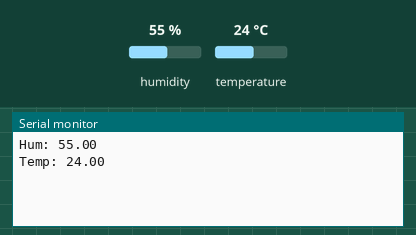
This sketch was run on a simulated ESP8266 (NodeMCU). Parts: the last lines printed to the serial monitor. The inputs (shaded band) are chosen by the test bench; at power-on: humidity 55 %, temperature 24 °C.

Above: at 2.7 s.
2.8 s: humidity set to 22 %
At 5.0 s:
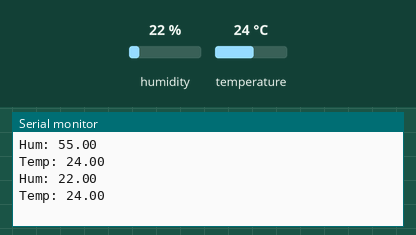
5.3 s: temperature set to 12 °C
At 7.5 s:
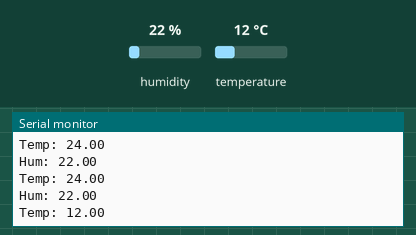
7.8 s: humidity set to 40 %
At 9.9 s:
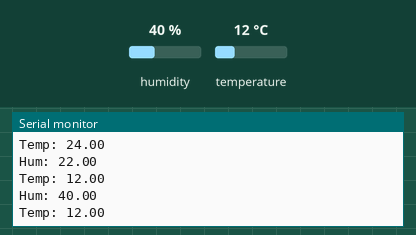
Timing chart, 0 to 11.4 s (numbered marks = the images above; inputs shaded):
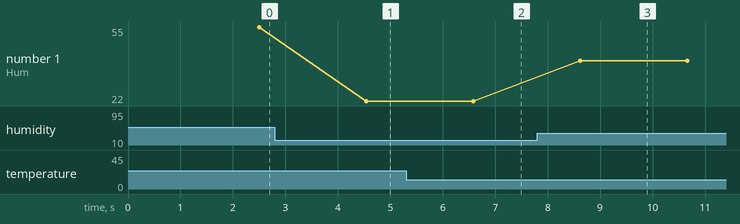

Measured:
- after the input at 2.8 s, the serial monitor: prints a new line after 1.7 s (image 1)
- after the input at 5.3 s, the serial monitor: prints a new line after 1.3 s (image 2)
- after the input at 7.8 s, the serial monitor: prints a new line after 0.82 s (image 3)
- plotted number 1: 55 → 22 after the input at 2.8 s, 22 → 40 after the input at 7.8 s

The sketch:

node_cayenne.ino
```cpp
// This example shows how to connect to Cayenne using an ESP8266 and send/receive sample data.
// Make sure you install the ESP8266 Board Package via the Arduino IDE Board Manager and select the correct ESP8266 board before compiling.

//#define CAYENNE_DEBUG
#define CAYENNE_PRINT Serial
#include <CayenneMQTTESP8266.h>
#include <Wire.h>
#include <Adafruit_AM2315.h>


// WiFi network info.
char ssid[] = "xp_atz";
char wifiPassword[] = "11111111";

// Cayenne authentication info. This should be obtained from the Cayenne Dashboard.
char username[] = "8e1dc790-c05c-11e7-993a-9b80361bb997";
char password[] = "fd1fa87442df7176f986973ca121e9a3a25a98d7";
char clientID[] = "fafe8d90-e127-11e7-8123-07faebe02555";

unsigned long lastMillis = 0;

Adafruit_AM2315 am2315;

void setup() {
  Serial.begin(9600);
  Cayenne.begin(username, password, clientID, ssid, wifiPassword);

  if (! am2315.begin()) {
     Serial.println("Sensor not found, check wiring & pullups!");
     while (1);
  }
}

void loop() {
  Cayenne.loop();
  Serial.print("Hum: "); Serial.println(am2315.readHumidity());
  Serial.print("Temp: "); Serial.println(am2315.readTemperature());

  delay(1000);
  //Publish data every 10 seconds (10000 milliseconds). Change this value to publish at a different interval.
  if (millis() - lastMillis > 10000) {
    lastMillis = millis();
    //Write data to Cayenne here. This example just sends the current uptime in milliseconds.
    Cayenne.virtualWrite(0, lastMillis);
    Cayenne.celsiusWrite(1, am2315.readTemperature());
    Cayenne.virtualWrite(2,am2315.readHumidity());
  }
}

//Default function for processing actuator commands from the Cayenne Dashboard.
//You can also use functions for specific channels, e.g CAYENNE_IN(1) for channel 1 commands.
CAYENNE_IN_DEFAULT()
{
  CAYENNE_LOG("CAYENNE_IN_DEFAULT(%u) - %s, %s", request.channel, getValue.getId(), getValue.asString());
  //Process message here. If there is an error set an error message using getValue.setError(), e.g getValue.setError("Error message");
}
```
